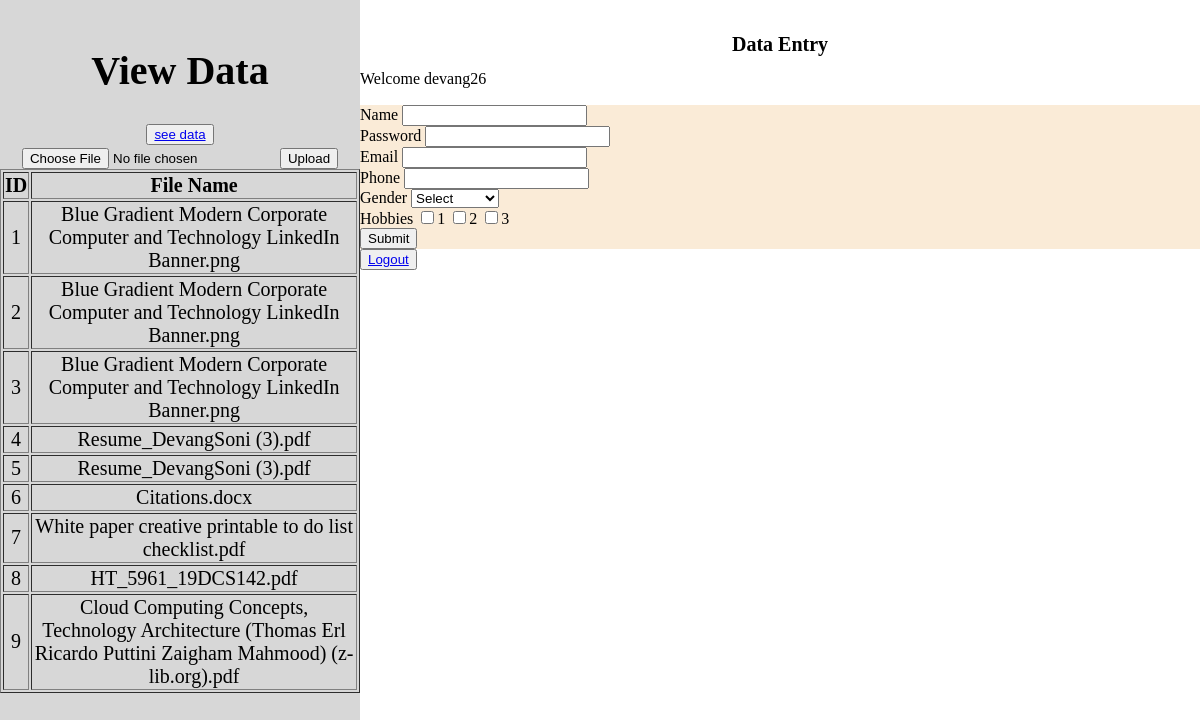
/homepage.php (signed in), run on the app's committed database.
### tables this page shows
CREATE TABLE `files` (
  `id` int(100) NOT NULL,
  `files` varchar(3000) NOT NULL
);

### homepage.php (the view, shortened to what this page needs)
<?php
    include 'php/connection.php';
?>
<!DOCTYPE html>
<html lang="en">
<head>
    <link rel="stylesheet" href="style.css">
    <link rel="stylesheet" href="style.css">
</head>
<body>
    <div class="split right">
        <h1 class="txt">Data Entry</h1>
        <?php
            if(isset($_SESSION["id"])){
                echo "Welcome " . $_SESSION["id"];
            }
            else{
                session_destroy();
                header("Location: index.php");
            }
        ?>
        <form onsubmit="return validate()" class="form" action="php\insert.php" method="post">
            <label>Name</label>
            <input type="text" name="name" id="InputName"/>
            <label>Password</label>
            <input type="password" name="password" id="InputPass"/>
            <label>Email</label>
            <input type="email" name="email" id="InputEmail"/>
            <label>Phone</label>
            <input type="number" name="phno" id="phone"/>
            <label>Gender</label>
            <select name="dropd" id="dropd">
                <option value="0">Select</option>
            </select>
            <tr>
            <label>Hobbies</label>
            <input name="chk[]" value="1" type="checkbox"><label>1</label>
            <input name="chk[]" value="2" type="checkbox"><label>2</label>
            <input name="chk[]" value="3" type="checkbox"><label>3</label>
            <button type="submit">Submit</button>
        </form>
        <button><a href="php/logout.php">Logout</a></button>
    </div>
    <div class="split left txt">
        <h1>View Data</h1>
        <button type="button"><a href="php\read.php">see data</a></button>
        <form action="php\upload.php" method="POST" enctype="multipart/form-data">
            <input type="file" name="file" />
            <input type="submit" value="Upload" name="submit"/>
        </form>
        <table border="1">
                        <thead>
                            <th>ID</th>
                            <th>File Name</th>
                        </thead>
                        <tbody>
                          <?php
                              $selectQuery = "SELECT * FROM `files`";
                              $squery = mysqli_query($conn, $selectQuery);
                              while (($result = mysqli_fetch_assoc($squery))) {
                          ?>
                          <tr>
                            <td><?php echo $result['id']; ?></td>
                            <td><?php echo $result['files']; ?></td>
                          </tr>
                          <?php
                               }
                          ?>
                        </tbody>
                      </table>
    </div>
</body>
</html>

### style.css (style rules this page uses)
.split { height: 100%; position: fixed; z-index: 1; top: 0; overflow-x: hidden; padding-top: 20px; }
.left { left: 0; width: 30%; background-color: rgb(215, 215, 215); }
.right { right: 0; width: 70%; background-color: rgb(255, 255, 255); }
.txt { text-align: center; font-size: 20px; }
.form { margin-right: 15%; width: 100%; margin-top: 2%; text-align: justify; background-color: antiquewhite; }

### data on the page
files: id "1", files "Blue Gradient Modern Corporate Computer and Technology LinkedIn Banner.png"
files: id "2", files "Blue Gradient Modern Corporate Computer and Technology LinkedIn Banner.png"
files: id "3", files "Blue Gradient Modern Corporate Computer and Technology LinkedIn Banner.png"
files: id "4", files "Resume_DevangSoni (3).pdf"
files: id "5", files "Resume_DevangSoni (3).pdf"
files: id "6", files "Citations.docx"
files: id "7", files "White paper creative printable to do list checklist.pdf"
files: id "8", files "HT_5961_19DCS142.pdf"
files: id "9", files "Cloud Computing Concepts, Technology Architecture (Thomas Erl Ricardo Puttini Zaigham Mahmood) (z-lib.org).pdf"

### other printed values
$_SESSION["id"] "devang26"
